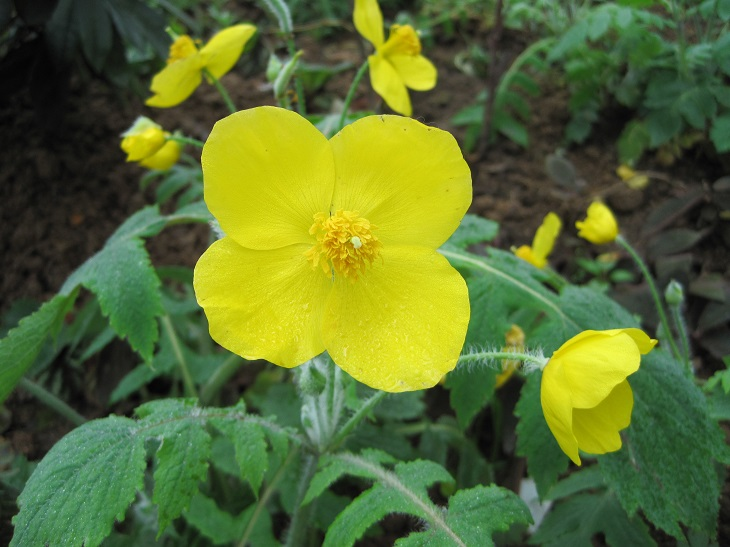
#> input picture 4 图像特效/image0.jpg, 730 x 547 px
$ jupyter execute '4-5 图片融合.ipynb'
#> lines starting #> are read from the running program, lines starting #| are printed output that depends on the picture
[cell 1]
import cv2
import numpy as np

[cell 2]
img0 = cv2.imread("image0.jpg",1)
#> img0 is the input picture: shape (547, 730, 3); mean B, G, R 48.7, 109.6, 90.1
img1 = cv2.imread("image1.jpg",1)
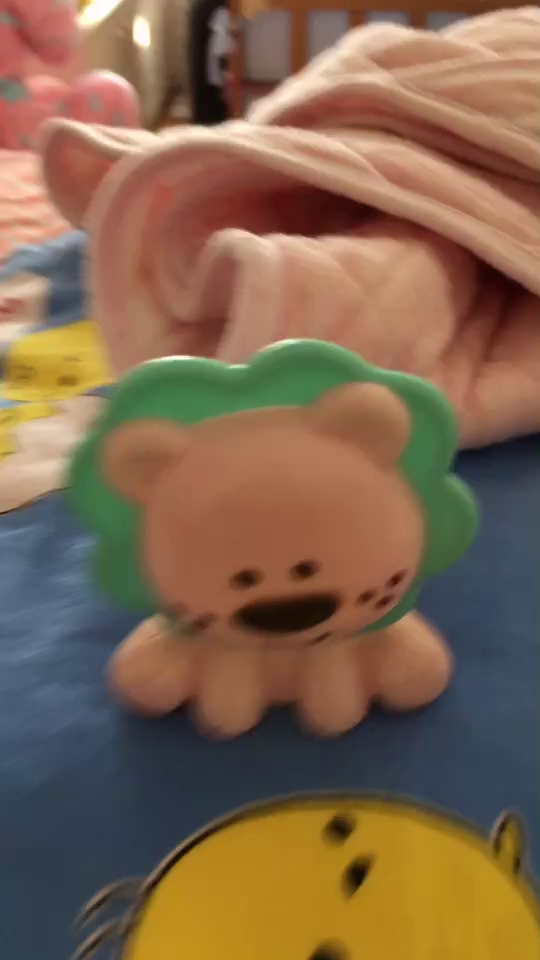
#> input picture 6 机器学习/image1.jpg, 540 x 960 px, found by its file name
#> img1 is the input picture: shape (960, 540, 3); mean B, G, R 78.1, 102.2, 129.9
imgInfo = img0.shape
#> imgInfo = (547, 730, 3)
height = imgInfo[0]
#> height = 547
width = imgInfo[1]
#> width = 730

# ROI
roiH = int(height/2)
#> roiH = 273
roiW = int(width/2)
#> roiW = 365
img0ROI = img0[0:roiH,0:roiW]
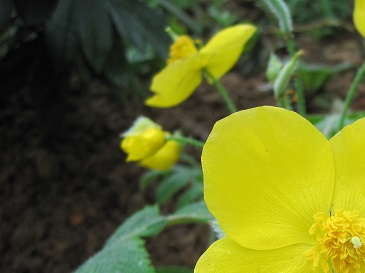
#> img0ROI: shape (273, 365, 3); mean B, G, R 37.2, 102.3, 96.7
img1ROI = img1[0:roiH,0:roiW]
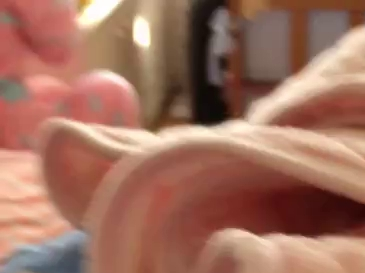
#> img1ROI: shape (273, 365, 3); mean B, G, R 95.5, 112.7, 160.5

# dst
dst = np.zeros((roiH,roiW,3),np.uint8)
dst = cv2.addWeighted(img0ROI,0.5,img1ROI,0.5,0)
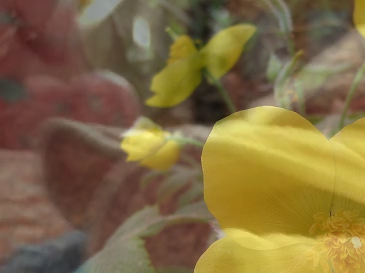
#> dst: shape (273, 365, 3); mean B, G, R 66.3, 107.5, 128.6
cv2.imshow("dst",dst)
cv2.waitKey(0)
